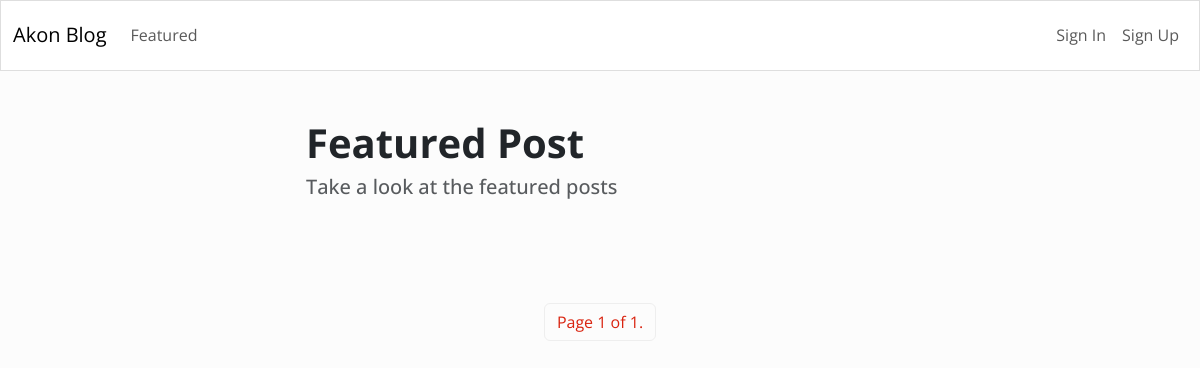
The app's page /featured/, older data.
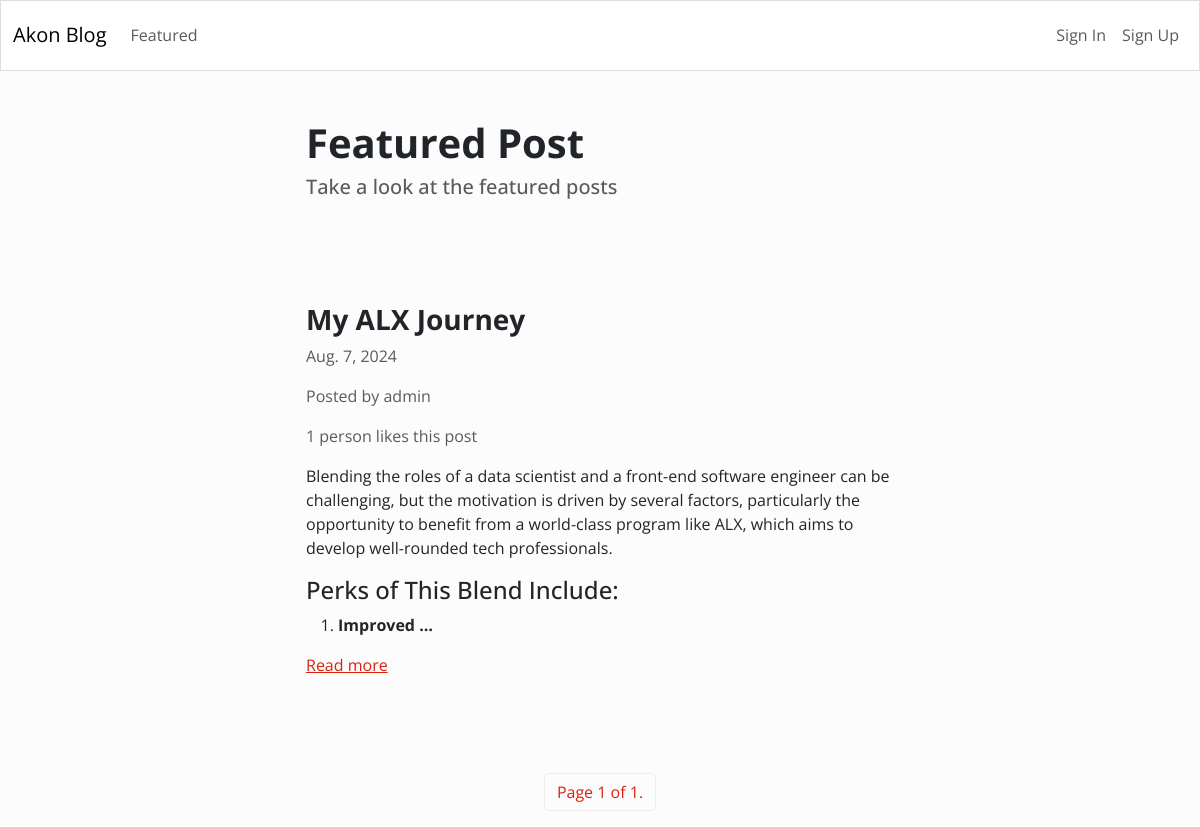
The same page, newer data.
### blog/models.py (models this page shows)
class Article(models.Model):
    title=models.CharField(max_length=255)
    content=HTMLField()
    date = models.DateField(auto_now_add=True)
    author = models.ForeignKey(User, on_delete=models.CASCADE)
    featured = models.BooleanField(default=False)
    likes = models.ManyToManyField(User, related_name='likes', blank=True)

### blog/views.py (the view)
# urls.py: path('featured/', Featured.as_view(), name='featured'),
class Featured(ListView):
    model = Article
    queryset = Article.objects.filter(featured=True).order_by('-date')
    template_name = 'blog/featured.html'
    paginate_by = 1

### blog/templates/blog/featured.html (shortened to what this page needs)
{% extends 'blog/base.html' %}
{% block content %}
<div class="row">
    <div class="col-md-6 col-12 mx-md-auto mx-3 mt-5 mb-5">
        <h1 class="fw-bolder">Featured Post</h1>
        <h5 class="text-muted">Take a look at the featured posts</h5>
    </div>
</div>
{% for object in object_list %}
<div class="row">
    <div class="col-md-6 col-11 mx-md-auto mx-3 mt-5 mb-5">
        <h3 class="fw-bold">{{ object.title }}</h3>
        <p class="text-muted">{{ object.date }}</p>
        <p class="text-muted">Posted by {{ object.author.username }}</p>
        {% if object.likes.count == 1 %}
            <p class="text-muted">{{ object.likes.count }} person likes this post</p>
        {% else %}
            <p class="text-muted">{{ object.likes.count }} people like this post</p>
        {% endif %}
        <div class="my-3">
            {{ object.content|truncatewords_html:50|safe }}
        </div>
        <a href="{% url 'detail_article' object.id %}">Read more</a>
    </div>
</div>
{% endfor %}
<nav>
    <ul class="pagination">
        <div class="mx-auto d-flex flex-row mt-5">
            <li class="page-item">
                <a class="page-link" href="#">Page {{ page_obj.number }} of {{ page_obj.paginator.num_pages }}.
                </a>
            </li>
        </div>
    </ul>
</nav>
{% endblock content %}

### blog/templates/blog/base.html (shortened to what this page needs)
<!DOCTYPE html>
<html lang="en">
<head>
    <link rel="stylesheet" href="https://bootswatch.com/5/simplex/bootstrap.min.css">
</head>
<body>
    {% include 'blog/nav.html' %}
    {% block content %}
    {% endblock content %}
</body>
</html>

### blog/templates/blog/nav.html (shortened to what this page needs)
<nav class="navbar navbar-expand-lg navbar-light bg-light">
    <div class="container-fluid">
      <a class="navbar-brand" href="{% url 'index' %}">Akon Blog</a>
      <div class="collapse navbar-collapse" id="navbarNav">
        <ul class="navbar-nav me-auto">
          <li class="nav-item">
            <a class="nav-link" href="{% url 'featured' %}">Featured</a>
          </li>
         </ul>
         <ul class="navbar-nav">
            {% if request.user.is_authenticated %}
                <li class="nav-item"><a class="nav-link" href="{% url 'logout' %}">Sign Out</a></li>
            {% else %}
                <li class="nav-item"><a class="nav-link" href="{% url 'login' %}">Sign In</a></li>
                <li class="nav-item"><a class="nav-link" href="{% url 'register' %}">Sign Up</a></li>
            {% endif %}
        </ul>
      </div>
    </div>
  </nav>

Row changes from the older to the newer data that the page shows:
added Article: title "My ALX Journey", date "Aug. 7, 2024", author.username "admin", likes.count "1", content "Blending the roles of a data scientist and a front-end software engineer can be challenging, but the motivation is driven by several factors, particularly the opportunity to benefit from a world-class program like ALX, which aims to develop well-rounded tech professionals. Perks of This Blend Include: Improved …"
